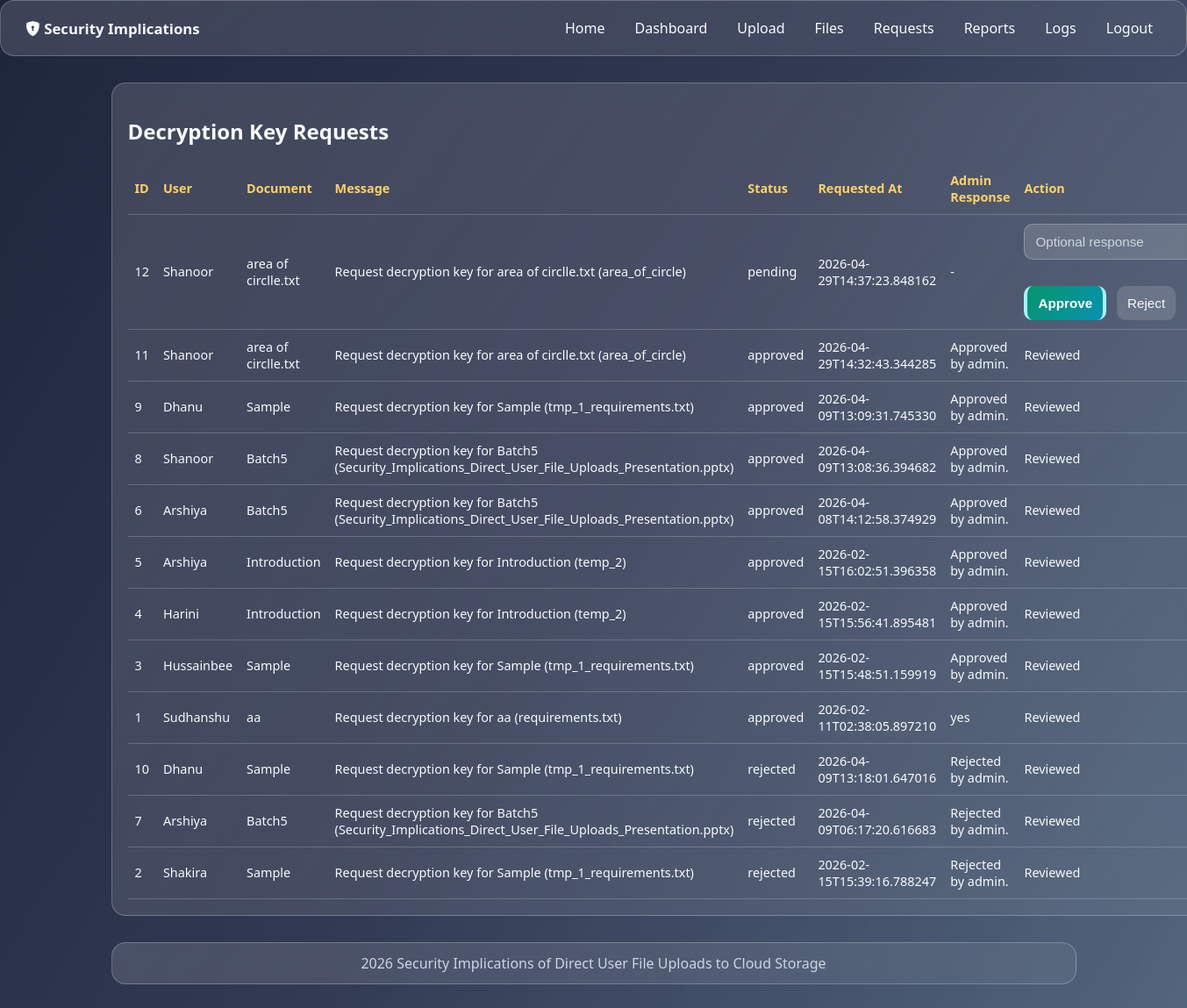
Screenshot of /admin/requests (signed in) with the database file from the repository.
### tables this page shows
CREATE TABLE decryption_requests (
    id INTEGER PRIMARY KEY AUTOINCREMENT,
    user_id INTEGER NOT NULL,
    file_id INTEGER NOT NULL,
    request_message TEXT NOT NULL,
    status TEXT NOT NULL DEFAULT 'pending',
    admin_response TEXT,
    decryption_key TEXT,
    created_at TEXT NOT NULL,
    reviewed_at TEXT,
    reviewed_by INTEGER,
    FOREIGN KEY(user_id) REFERENCES users(id),
    FOREIGN KEY(file_id) REFERENCES uploads(id),
    FOREIGN KEY(reviewed_by) REFERENCES users(id)
);

CREATE TABLE users (
    id INTEGER PRIMARY KEY AUTOINCREMENT,
    full_name TEXT NOT NULL,
    email TEXT NOT NULL UNIQUE,
    username TEXT NOT NULL UNIQUE,
    password_hash TEXT NOT NULL,
    phone TEXT,
    organization TEXT,
    role TEXT NOT NULL DEFAULT 'user',
    created_at TEXT NOT NULL
);

CREATE TABLE uploads (
    id INTEGER PRIMARY KEY AUTOINCREMENT,
    user_id INTEGER NOT NULL,
    document_title TEXT NOT NULL,
    original_filename TEXT NOT NULL,
    encrypted_path TEXT NOT NULL,
    file_hash TEXT NOT NULL,
    file_size INTEGER NOT NULL,
    aes_key TEXT NOT NULL,
    blockchain_tx_hash TEXT NOT NULL,
    uploaded_at TEXT NOT NULL,
    key_generation_time REAL NOT NULL,
    encryption_time REAL NOT NULL,
    decryption_time REAL NOT NULL,
    response_time REAL NOT NULL,
    computational_overhead REAL NOT NULL,
    total_change_rate REAL NOT NULL,
    FOREIGN KEY(user_id) REFERENCES users(id)
);

### app.py (the view)
@app.route("/admin/requests")
@login_required
@role_required("admin")
def admin_requests():
    db = get_db()
    rows = db.execute(
        """
        SELECT dr.*, u.username AS requester_name, up.document_title, up.original_filename
        FROM decryption_requests dr
        JOIN users u ON u.id = dr.user_id
        JOIN uploads up ON up.id = dr.file_id
        ORDER BY
            CASE dr.status
                WHEN 'pending' THEN 0
                WHEN 'approved' THEN 1
                ELSE 2
            END,
            dr.id DESC
        """
    ).fetchall()
    return render_template("admin_requests.html", rows=rows)

### app.py (called while the page is built)
def get_db():
    if "db" not in g:
        g.db = sqlite3.connect(DB_PATH)
        g.db.row_factory = sqlite3.Row
    return g.db

def login_required(view):
    @wraps(view)
    def wrapped(*args, **kwargs):
        if session.get("user_id") is None:
            return redirect(url_for("login"))
        return view(*args, **kwargs)
    return wrapped

def role_required(role):
    def decorator(view):
        @wraps(view)
        def wrapped(*args, **kwargs):
            if session.get("role") != role:
                flash("Access denied.", "danger")
                return redirect(url_for("dashboard"))
            return view(*args, **kwargs)
        return wrapped
    return decorator

@app.context_processor
def inject_now():
    return {"now_year": datetime.utcnow().year}

### templates/admin_requests.html
{% extends "base.html" %}
{% block content %}
<section class="panel glass">
  <h2>Decryption Key Requests</h2>
  <table>
    <thead>
      <tr>
        <th>ID</th>
        <th>User</th>
        <th>Document</th>
        <th>Message</th>
        <th>Status</th>
        <th>Requested At</th>
        <th>Admin Response</th>
        <th>Action</th>
      </tr>
    </thead>
    <tbody>
      {% for row in rows %}
      <tr>
        <td>{{ row.id }}</td>
        <td>{{ row.requester_name }}</td>
        <td>{{ row.document_title }}</td>
        <td>{{ row.request_message }}</td>
        <td>{{ row.status }}</td>
        <td>{{ row.created_at }}</td>
        <td>{{ row.admin_response or "-" }}</td>
        <td>
          {% if row.status == 'pending' %}
          <form method="post" action="{{ url_for('admin_request_action', request_id=row.id) }}" class="form-grid">
            <input type="text" name="admin_response" placeholder="Optional response">
            <div class="actions">
              <button class="btn primary" type="submit" name="decision" value="approve">Approve</button>
              <button class="btn" type="submit" name="decision" value="reject">Reject</button>
            </div>
          </form>
          {% else %}
          Reviewed
          {% endif %}
        </td>
      </tr>
      {% endfor %}
    </tbody>
  </table>
</section>
{% endblock %}

### static/css/style.css (style rules this page uses)
:root { --bg-1: #0b132b; --bg-2: #1c2541; --bg-3: #3a506b; --accent: #5bc0be; --accent-2: #ffd166; --text: #f8fafc; --muted: #cbd5e1; }
* { box-sizing: border-box; }
body { margin: 0; min-height: 100vh; color: var(--text); font-family: "Segoe UI", Tahoma, Geneva, Verdana, sans-serif; background: linear-gradient(120deg, rgba(11, 19, 43, 0.92), rgba(28, 37, 65, 0.9), rgba(58, 80, 107, 0.88)), url("https://images.unsplash.com/photo-1558494949-ef010cbdcc31?auto=format&fit=crop&w=1600&q=80") center/cover fixed; }
.glass { background: linear-gradient(135deg, rgba(255, 255, 255, 0.14), rgba(255, 255, 255, 0.06)); border: 1px solid rgba(255, 255, 255, 0.24); backdrop-filter: blur(12px); border-radius: 16px; }
.actions { display: flex; gap: 12px; margin-top: 18px; }
.card, .metric-card, .panel { padding: 18px; }
.form-grid { display: grid; gap: 12px; }
input, button { border: none; outline: none; padding: 11px 12px; border-radius: 10px; font-size: 0.95rem; }
input { background: rgba(255, 255, 255, 0.15); color: var(--text); border: 1px solid rgba(255, 255, 255, 0.24); }
input::placeholder { color: #d1d5db; }
.btn, button { display: inline-block; cursor: pointer; background: rgba(255, 255, 255, 0.14); color: var(--text); }
.btn.primary, button.primary { background: linear-gradient(130deg, #059669, #0891b2); font-weight: 700; }
.btn.primary, button.primary { background: linear-gradient(130deg, #059669, #0891b2); color: #ffffff; font-weight: 700; border-left: 4px solid #a5f3fc; border-right: 4px solid #a5f3fc; transition: 0.3s ease; }
table { width: 100%; border-collapse: collapse; margin-top: 10px; font-size: 0.9rem; }
th, td { border-bottom: 1px solid rgba(255, 255, 255, 0.2); padding: 10px 8px; text-align: left; }
th { color: var(--accent-2); font-weight: 600; }

### rows the page displays
decryption_requests: id "12", requester_name "Shanoor", document_title "area of circlle.txt", request_message "Request decryption key for area of circlle.txt (area_of_circle)", status "pending", created_at "2026-04-29T14:37:23.848162", admin_response "-"
decryption_requests: id "11", requester_name "Shanoor", document_title "area of circlle.txt", request_message "Request decryption key for area of circlle.txt (area_of_circle)", status "approved", created_at "2026-04-29T14:32:43.344285", admin_response "Approved by admin.", shows "Reviewed"
decryption_requests: id "9", requester_name "Dhanu", document_title "Sample", request_message "Request decryption key for Sample (tmp_1_requirements.txt)", status "approved", created_at "2026-04-09T13:09:31.745330", admin_response "Approved by admin.", shows "Reviewed"
decryption_requests: id "8", requester_name "Shanoor", document_title "Batch5", request_message "Request decryption key for Batch5 (Security_Implications_Direct_User_File_Uploads_Presentation.pptx)", status "approved", created_at "2026-04-09T13:08:36.394682", admin_response "Approved by admin.", shows "Reviewed"
decryption_requests: id "6", requester_name "Arshiya", document_title "Batch5", request_message "Request decryption key for Batch5 (Security_Implications_Direct_User_File_Uploads_Presentation.pptx)", status "approved", created_at "2026-04-08T14:12:58.374929", admin_response "Approved by admin.", shows "Reviewed"
decryption_requests: id "5", requester_name "Arshiya", document_title "Introduction", request_message "Request decryption key for Introduction (temp_2)", status "approved", created_at "2026-02-15T16:02:51.396358", admin_response "Approved by admin.", shows "Reviewed"
decryption_requests: id "4", requester_name "Harini", document_title "Introduction", request_message "Request decryption key for Introduction (temp_2)", status "approved", created_at "2026-02-15T15:56:41.895481", admin_response "Approved by admin.", shows "Reviewed"
decryption_requests: id "3", requester_name "Hussainbee", document_title "Sample", request_message "Request decryption key for Sample (tmp_1_requirements.txt)", status "approved", created_at "2026-02-15T15:48:51.159919", admin_response "Approved by admin.", shows "Reviewed"
decryption_requests: id "1", requester_name "Sudhanshu", document_title "aa", request_message "Request decryption key for aa (requirements.txt)", status "approved", created_at "2026-02-11T02:38:05.897210", admin_response "yes", shows "Reviewed"
decryption_requests: id "10", requester_name "Dhanu", document_title "Sample", request_message "Request decryption key for Sample (tmp_1_requirements.txt)", status "rejected", created_at "2026-04-09T13:18:01.647016", admin_response "Rejected by admin.", shows "Reviewed"
decryption_requests: id "7", requester_name "Arshiya", document_title "Batch5", request_message "Request decryption key for Batch5 (Security_Implications_Direct_User_File_Uploads_Presentation.pptx)", status "rejected", created_at "2026-04-09T06:17:20.616683", admin_response "Rejected by admin.", shows "Reviewed"
decryption_requests: id "2", requester_name "Shakira", document_title "Sample", request_message "Request decryption key for Sample (tmp_1_requirements.txt)", status "rejected", created_at "2026-02-15T15:39:16.788247", admin_response "Rejected by admin.", shows "Reviewed"
